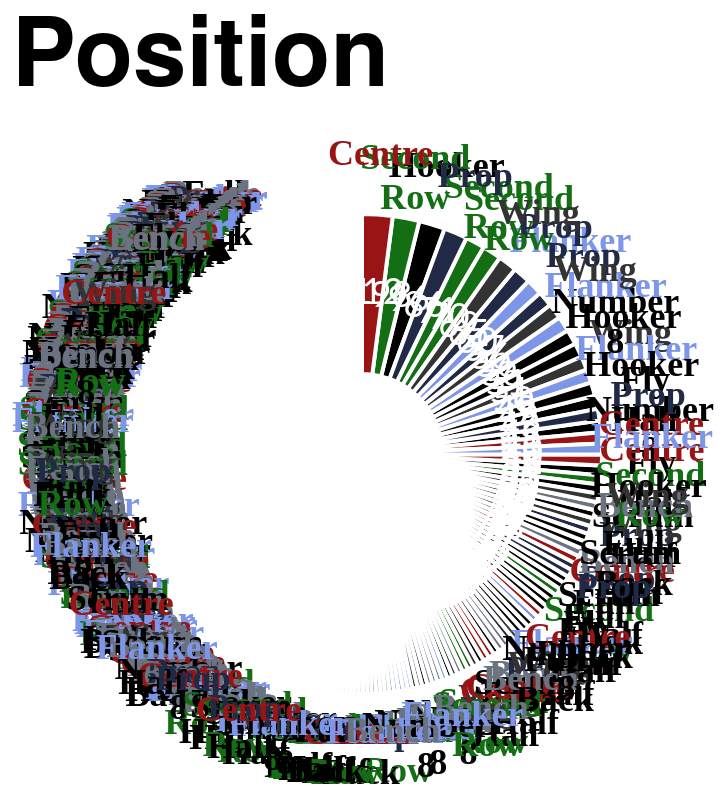

This figure's Vega-Lite source:
### Vega-Lite specification from a JSON file in a GitHub repository (floating-point values rounded to 4 significant figures; data arrays with more than 128 entries replaced by an {"elided": "..."} marker saying what was removed)
{"config": {"axis": {"labelFont": "PT Sans Narrow, Helvetica Neue, Helvetica, Arial, sans-serif", "titleFont": "PT Sans Narrow, Helvetica Neue, Helvetica, Arial, sans-serif", "labelFontSize": 13, "titleFontSize": 24, "gridColor": "#202947", "gridOpacity": 0.2, "zindex": 1}, "text": {"font": "Lato, sans-serif"}, "bar": {"cornerRadiusEnd": 5}, "header": {"labelFont": "PT Sans Narrow, Helvetica Neue, Helvetica, Arial, sans-serif", "titleFont": "PT Sans Narrow, Helvetica Neue, Helvetica, Arial, sans-serif", "labelFontSize": 24, "titleFontSize": 28, "labelFontWeight": "bold", "orient": "left"}, "legend": {"labelFont": "PT Sans Narrow, Helvetica Neue, Helvetica, Arial, sans-serif", "titleFont": "PT Sans Narrow, Helvetica Neue, Helvetica, Arial, sans-serif", "labelFontSize": 14, "titleFontSize": 16, "titlePadding": 5, "fillColor": "white", "strokeColor": "black", "padding": 10, "titleFontWeight": "lighter", "titleFontStyle": "italic", "titleColor": "gray", "offset": 10}, "title": {"font": "PT Sans Narrow, Helvetica Neue, Helvetica, Arial, sans-serif", "fontSize": 48, "fontWeight": "bold", "anchor": "start", "align": "center", "titlePadding": 20, "subtitlePadding": 10, "subtitleFontSize": 13, "subtitleColor": "", "subtitleFontStyle": "italic", "offset": 15, "color": "black"}, "axisX": {"labelAngle": 0}, "facet": {"title": null, "header": null, "align": {"row": "each", "column": "each"}, "spacing": 10}, "resolve": {"scale": {"y": "independent", "facet": "independent"}}, "background": "transparent", "scale": {"offsetBandPaddingOuter": 0.2, "offsetBandPaddingInner": 0.1}, "view": {"stroke": null, "background": "transparent"}}, "layer": [{"mark": {"type": "arc", "innerRadius": 40, "outerRadius": 120, "stroke": "#ffffff", "strokeWidth": 2}, "encoding": {"color": {"field": "position", "legend": null, "scale": {"domain": ["Prop", "Flanker", "Second Row", "Centre", "Wing", "Fly Half", "Hooker", "Scrum Half", "Full Back", "Number 8", "Bench"], "range": ["#202946", "#7d96e8", "#146f14", "#991515", "#333333", "#000000", "#000000", "#000000", "#000000", "#000000", "#6b7280"]}, "sort": {"field": "sort_order", "op": "min", "order": "ascending"}, "type": "nominal"}, "order": {"field": "appearances", "sort": "ascending", "type": "quantitative"}, "theta": {"field": "appearances", "sort": "descending", "stack": true, "title": "Appearances", "type": "quantitative"}, "tooltip": [{"field": "player", "title": "Player", "type": "nominal"}, {"field": "position", "title": "Position", "type": "nominal"}, {"field": "appearances", "title": "Appearances", "type": "quantitative"}]}}, {"mark": {"type": "text", "dy": -5, "font": "PT Sans Narrow", "fontSize": 18, "fontWeight": "bold", "radius": 145}, "encoding": {"color": {"field": "position", "legend": null, "scale": {"domain": ["Prop", "Flanker", "Second Row", "Centre", "Wing", "Fly Half", "Hooker", "Scrum Half", "Full Back", "Number 8", "Bench"], "range": ["#202946", "#7d96e8", "#146f14", "#991515", "#333333", "#000000", "#000000", "#000000", "#000000", "#000000", "#6b7280"]}, "type": "nominal"}, "opacity": {"condition": {"test": "datum.appearances > 2", "value": 1}, "value": 0}, "order": {"field": "appearances", "sort": "ascending", "type": "quantitative"}, "text": {"field": "position_label", "type": "nominal"}, "theta": {"field": "appearances", "sort": "descending", "stack": true, "title": "Appearances", "type": "quantitative"}}, "transform": [{"calculate": "split(datum.position, ' ')", "as": "position_label"}]}, {"mark": {"type": "text", "color": "white", "fontSize": 18, "radius": 80}, "encoding": {"order": {"field": "appearances", "sort": "ascending", "type": "quantitative"}, "text": {"field": "appearances", "type": "nominal"}, "theta": {"field": "appearances", "sort": "descending", "stack": true, "title": "Appearances", "type": "quantitative"}}}], "data": {"name": "data-e4c14108a21737748de25e588a647e48"}, "height": 300, "resolve": {"scale": {"color": "shared"}}, "title": "Position", "width": 300, "$schema": "https://vega.github.io/schema/vega-lite/v5.20.1.json", "datasets": {"data-e4c14108a21737748de25e588a647e48": {"elided": "779 records"}}}
